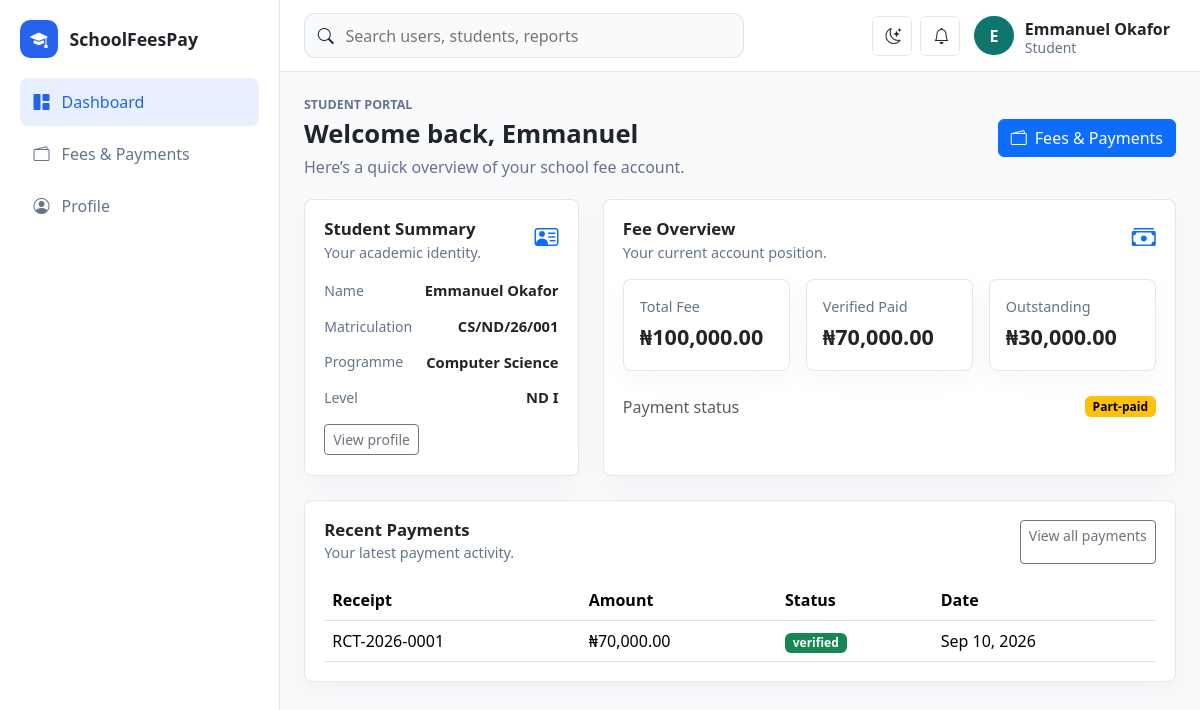
The page /schoolfeespay/dashboard (signed in) on the database its author committed.
### tables this page shows
CREATE TABLE students (
    id BIGINT UNSIGNED AUTO_INCREMENT PRIMARY KEY,
    user_id BIGINT UNSIGNED NULL UNIQUE,
    class_stream_id BIGINT UNSIGNED NULL,
    department_id BIGINT UNSIGNED NULL,
    admission_no VARCHAR(60) NULL UNIQUE,
    matriculation_no VARCHAR(60) NULL UNIQUE,
    first_name VARCHAR(100) NOT NULL,
    other_name VARCHAR(100) NULL,
    last_name VARCHAR(100) NOT NULL,
    email VARCHAR(190) NULL,
    phone VARCHAR(40) NULL,
    date_of_birth DATE NULL,
    gender ENUM('male', 'female', 'other') NOT NULL,
    nationality VARCHAR(80) NULL,
    religion VARCHAR(80) NULL,
    programme VARCHAR(120) NULL,
    level VARCHAR(50) NULL,
    academic_session VARCHAR(20) NULL,
    medical_notes TEXT NULL,
    emergency_contact VARCHAR(120) NULL,
    previous_school VARCHAR(160) NULL,
    status ENUM('pending', 'active', 'rejected', 'transferred', 'graduated', 'suspended', 'inactive') NOT NULL DEFAULT 'pending',
    created_at TIMESTAMP DEFAULT CURRENT_TIMESTAMP,
    updated_at TIMESTAMP DEFAULT CURRENT_TIMESTAMP ON UPDATE CURRENT_TIMESTAMP,
    INDEX idx_students_class_status (class_stream_id, status),
    CONSTRAINT fk_students_user FOREIGN KEY (user_id) REFERENCES users(id) ON DELETE SET NULL,
    CONSTRAINT fk_students_class FOREIGN KEY (class_stream_id) REFERENCES class_streams(id) ON DELETE SET NULL,
    CONSTRAINT fk_students_department FOREIGN KEY (department_id) REFERENCES departments(id) ON DELETE SET NULL
);

CREATE TABLE fee_payments (
    id BIGINT UNSIGNED AUTO_INCREMENT PRIMARY KEY,
    invoice_id BIGINT UNSIGNED NOT NULL,
    receipt_no VARCHAR(80) NOT NULL UNIQUE,
    amount_paid DECIMAL(12,2) NOT NULL,
    payment_method ENUM('cash', 'bank', 'card') NOT NULL,
    payment_reference VARCHAR(120) NULL,
    payment_status ENUM('pending', 'verified', 'rejected') NOT NULL DEFAULT 'pending',
    received_by BIGINT UNSIGNED NULL,
    verified_by BIGINT UNSIGNED NULL,
    paid_at TIMESTAMP DEFAULT CURRENT_TIMESTAMP,
    verified_at TIMESTAMP NULL,
    INDEX idx_fee_payments_invoice (invoice_id),
    CONSTRAINT fk_fee_payments_invoice FOREIGN KEY (invoice_id) REFERENCES fee_invoices(id),
    CONSTRAINT fk_fee_payments_user FOREIGN KEY (received_by) REFERENCES users(id) ON DELETE SET NULL,
    CONSTRAINT fk_fee_payments_verified_user FOREIGN KEY (verified_by) REFERENCES users(id) ON DELETE SET NULL
);

### app/Core/View.php (called while the page is built, shortened)
<?php
final class View
{
    public static function render(string $view, array $data = [], string $layout = 'app'): void
    {
        extract($data, EXTR_SKIP);
        $viewFile = dirname(__DIR__) . "/Views/{$view}.php";
        require $viewFile;
    }
}

### app/Core/Router.php (called while the page is built, shortened)
<?php
final class Router
{
    private array $routes = [];
    public function get(string $path, array $handler): void
    {
        $this->routes['GET'][$this->normalize($path)] = $handler;
    }
    public function post(string $path, array $handler): void
    {
        $this->routes['POST'][$this->normalize($path)] = $handler;
    }
    public function dispatch(): void
    {
        $method = Request::method();
        $path = Request::path();
        $handler = $this->routes[$method][$path] ?? null;
        [$class, $action] = $handler;
        (new $class())->{$action}();
    }
    private function normalize(string $path): string
    {
        return '/' . trim($path, '/');
    }
}

### public/index.php (called while the page is built, shortened)
<?php
spl_autoload_register(function (string $class): void {
    $prefix = 'App\\';
    $relative = str_replace('\\', '/', substr($class, strlen($prefix)));
    $file = dirname(__DIR__) . '/app/' . $relative . '.php';
});
require dirname(__DIR__) . '/app/Core/helpers.php';
$config = require dirname(__DIR__) . '/config/app.php';
$router = new Router();
$router->get('/', [DashboardController::class, 'index']);
$router->get('/login', [AuthController::class, 'showLogin']);
$router->post('/login', [AuthController::class, 'login']);
$router->post('/logout', [AuthController::class, 'logout']);
$router->get('/dashboard', [DashboardController::class, 'index']);
$router->get('/profile', [StudentController::class, 'profile']);
$router->get('/users', [UserController::class, 'index']);
$router->get('/users/create', [UserController::class, 'create']);
$router->post('/users', [UserController::class, 'store']);
$router->get('/users/edit', [UserController::class, 'edit']);
$router->post('/users/update', [UserController::class, 'update']);
$router->post('/users/delete', [UserController::class, 'destroy']);
$router->get('/register', [StudentController::class, 'register']);
$router->post('/register', [StudentController::class, 'storeRegistration']);
$router->get('/students', [StudentController::class, 'index']);
$router->get('/students/create', [StudentController::class, 'create']);
$router->post('/students', [StudentController::class, 'store']);
$router->get('/students/edit', [StudentController::class, 'edit']);
$router->post('/students/update', [StudentController::class, 'update']);
$router->post('/students/delete', [StudentController::class, 'destroy']);
$router->get('/students/pending', [StudentController::class, 'pending']);
$router->post('/students/approve', [StudentController::class, 'approve']);
$router->post('/students/reject', [StudentController::class, 'reject']);
$router->get('/teachers', [TeacherController::class, 'index']);
$router->get('/teachers/create', [TeacherController::class, 'create']);
$router->post('/teachers', [TeacherController::class, 'store']);
$router->get('/teachers/edit', [TeacherController::class, 'edit']);
$router->post('/teachers/update', [TeacherController::class, 'update']);
$router->post('/teachers/delete', [TeacherController::class, 'destroy']);
$router->get('/parents', [ParentController::class, 'index']);
$router->get('/parents/create', [ParentController::class, 'create']);
$router->post('/parents', [ParentController::class, 'store']);
$router->get('/parents/edit', [ParentController::class, 'edit']);
$router->post('/parents/update', [ParentController::class, 'update']);
$router->post('/parents/delete', [ParentController::class, 'destroy']);
$router->get('/classes', [ClassController::class, 'index']);
$router->get('/classes/create', [ClassController::class, 'create']);
$router->post('/classes', [ClassController::class, 'store']);
$router->get('/classes/edit', [ClassController::class, 'edit']);
$router->post('/classes/update', [ClassController::class, 'update']);
$router->post('/classes/delete', [ClassController::class, 'destroy']);
$router->get('/fees', [FeeController::class, 'index']);
$router->get('/fees/receipt', [FeeController::class, 'receipt']);
$router->post('/fees/invoice', [FeeController::class, 'invoice']);
$router->post('/fees/payment', [FeeController::class, 'payment']);
$router->post('/fees/verify', [FeeController::class, 'verify']);
$router->dispatch();

### app/Core/Auth.php (called while the page is built, shortened)
<?php
final class Auth
{
    public static function user(): ?array
    {
        return $_SESSION['user'] ?? null;
    }
}

### config/database.php (called while the page is built)
<?php
return [
    'host' => '127.0.0.1',
    'port' => '3306',
    'database' => 'schoolfeespay',
    'username' => 'root',
    'password' => '',
    'charset' => 'utf8mb4',
];

### app/Core/Database.php (called while the page is built, shortened)
<?php
final class Database
{
    private static ?PDO $connection = null;
    public static function connection(): PDO
    {
        if (self::$connection !== null) {
            return self::$connection;
        }
        $config = require dirname(__DIR__, 2) . '/config/database.php';
        $dsn = sprintf(
            'mysql:host=%s;port=%s;dbname=%s;charset=%s',
            $config['host'],
            $config['port'],
            $config['database'],
            $config['charset']
        );
        try {
            self::$connection = new PDO($dsn, $config['username'], $config['password'], [
                PDO::ATTR_ERRMODE => PDO::ERRMODE_EXCEPTION,
                PDO::ATTR_DEFAULT_FETCH_MODE => PDO::FETCH_ASSOC,
                PDO::ATTR_EMULATE_PREPARES => false,
            ]);
        } catch (PDOException $exception) {
            http_response_code(500);
            exit('Database connection failed. Check config/database.php and import database/schema.sql.');
        }
        return self::$connection;
    }
}

### app/Models/Student.php (called while the page is built, shortened)
<?php
final class Student
{
    public static function findByUserId(int $userId): ?array
    {
        $stmt = Database::connection()->prepare('SELECT * FROM students WHERE user_id = :user_id LIMIT 1');
        $stmt->execute(['user_id' => $userId]);
        $student = $stmt->fetch();
        $links = Database::connection()->prepare('SELECT parent_id FROM student_parent WHERE student_id = :id');
        $links->execute(['id' => (int)$student['id']]);
        $student['parent_ids'] = array_column($links->fetchAll(), 'parent_id');
        return $student;
    }
}

### app/Core/helpers.php (called while the page is built, shortened)
<?php
function app_config(string $key, mixed $default = null): mixed
{
    static $config = null;
    $config ??= require dirname(__DIR__, 2) . '/config/app.php';
    return $config[$key] ?? $default;
}
function url(string $path = ''): string
{
    return rtrim(app_config('base_url'), '/') . '/' . ltrim($path, '/');
}
function e(mixed $value): string
{
    return htmlspecialchars((string)$value, ENT_QUOTES, 'UTF-8');
}

### config/app.php (called while the page is built)
<?php
return [
    'name' => 'SchoolFeesPay',
    'base_url' => '/schoolfeespay',
    'timezone' => 'Africa/Lagos',
    'session_name' => 'schoolfeespay_session',
    'debug' => true,
];

### app/Models/Fee.php (called while the page is built, shortened)
<?php
final class Fee
{
    public static function studentSummary(int $studentId): array
    {
        $pdo = Database::connection();
        $studentId = (int)$studentId;
        $totalFee = (float)$pdo->query('SELECT COALESCE(SUM(amount), 0) FROM fee_invoices WHERE student_id = ' . $studentId)->fetchColumn();
        $verified = (float)$pdo->query('SELECT COALESCE(SUM(fp.amount_paid), 0)
            FROM fee_payments fp
            JOIN fee_invoices fi ON fi.id = fp.invoice_id
            WHERE fi.student_id = ' . $studentId . ' AND fp.payment_status = "verified"')->fetchColumn();
        $outstanding = max(0.0, $totalFee - $verified);
        if ($totalFee <= 0) {
            $status = 'Pending';
        } elseif ($verified >= $totalFee) {
            $status = 'Paid';
        } elseif ($verified > 0) {
            $status = 'Part-paid';
        } else {
            $status = 'Pending';
        }
        return [
            'total_fee' => $totalFee,
            'verified_amount' => $verified,
            'outstanding_balance' => $outstanding,
            'status' => $status,
        ];
    }
    public static function studentPayments(int $studentId): array
    {
        $stmt = Database::connection()->prepare(
            'SELECT fp.*, fi.invoice_no, fi.amount, fi.description, fi.due_date
             FROM fee_payments fp
             JOIN fee_invoices fi ON fi.id = fp.invoice_id
             WHERE fi.student_id = :student_id
             ORDER BY fp.paid_at DESC'
        );
        $stmt->execute(['student_id' => $studentId]);
        return $stmt->fetchAll();
    }
}

### app/Views/dashboard/student.php (the view)
<div class="page-heading">
    <div>
        <p class="eyebrow">Student portal</p>
        <h1>Welcome back, <?= e($student['first_name'] ?? 'Student') ?></h1>
        <p class="page-subtitle">Here’s a quick overview of your school fee account.</p>
    </div>
    <a class="btn btn-primary" href="<?= e(url('/fees')) ?>"><i class="bi bi-wallet2 me-2"></i>Fees & Payments</a>
</div>
<?php if (!$student): ?>
    <section class="panel">
        <p class="mb-0 text-muted">Your student profile is not available yet.</p>
    </section>
<?php else: ?>
    <section class="row g-4">
        <div class="col-xl-4">
            <section class="panel h-100">
                <div class="panel-header"><div><h2>Student Summary</h2><p>Your academic identity.</p></div><i class="bi bi-person-vcard text-primary fs-4"></i></div>
                <ul class="summary-list mb-3">
                    <li><span>Name</span><strong><?= e(trim($student['first_name'] . ' ' . ($student['other_name'] ? $student['other_name'] . ' ' : '') . $student['last_name'])) ?></strong></li>
                    <li><span>Matriculation</span><strong><?= e($student['matriculation_no'] ?? 'Pending') ?></strong></li>
                    <li><span>Programme</span><strong><?= e($student['programme'] ?? '—') ?></strong></li>
                    <li><span>Level</span><strong><?= e($student['level'] ?? '—') ?></strong></li>
                </ul>
                <a class="btn btn-outline-secondary btn-sm" href="<?= e(url('/profile')) ?>">View profile</a>
            </section>
        </div>
        <div class="col-xl-8">
            <section class="panel h-100">
                <div class="panel-header"><div><h2>Fee Overview</h2><p>Your current account position.</p></div><i class="bi bi-cash-stack text-primary fs-4"></i></div>
                <div class="row g-3">
                    <div class="col-md-4"><div class="metric-card small"><p>Total Fee</p><strong>₦<?= number_format((float)$summary['total_fee'], 2) ?></strong></div></div>
                    <div class="col-md-4"><div class="metric-card small"><p>Verified Paid</p><strong>₦<?= number_format((float)$summary['verified_amount'], 2) ?></strong></div></div>
                    <div class="col-md-4"><div class="metric-card small"><p>Outstanding</p><strong>₦<?= number_format((float)$summary['outstanding_balance'], 2) ?></strong></div></div>
                </div>
                <div class="status-line mt-4"><span class="text-muted">Payment status</span><span class="badge text-bg-<?= $summary['status'] === 'Paid' ? 'success' : ($summary['status'] === 'Part-paid' ? 'warning' : 'secondary') ?>"><?= e($summary['status']) ?></span></div>
            </section>
        </div>
    </section>
    <section class="panel mt-4">
        <div class="panel-header"><div><h2>Recent Payments</h2><p>Your latest payment activity.</p></div><a class="btn btn-outline-secondary btn-sm" href="<?= e(url('/fees')) ?>">View all payments</a></div>
        <?php if ($payments === []): ?>
            <div class="empty-state"><i class="bi bi-receipt"></i><strong>No payments yet</strong><span>Your payment history will appear here after you make a payment.</span></div>
        <?php else: ?>
        <div class="table-responsive">
            <table class="table align-middle mb-0">
                <thead>
                    <tr>
                        <th>Receipt</th>
                        <th>Amount</th>
                        <th>Status</th>
                        <th>Date</th>
                    </tr>
                </thead>
                <tbody>
                    <?php foreach (array_slice($payments, 0, 3) as $payment): ?>
                        <tr>
                            <td><?= e($payment['receipt_no']) ?></td>
                            <td>₦<?= number_format((float)$payment['amount_paid'], 2) ?></td>
                            <td><span class="badge text-bg-<?= $payment['payment_status'] === 'verified' ? 'success' : ($payment['payment_status'] === 'rejected' ? 'danger' : 'warning') ?>"><?= e($payment['payment_status']) ?></span></td>
                            <td><?= e(date('M j, Y', strtotime($payment['paid_at']))) ?></td>
                        </tr>
                    <?php endforeach; ?>
                </tbody>
            </table>
        </div>
        <?php endif; ?>
    </section>
<?php endif; ?>

### rows shown on the page
students: first_name "Emmanuel", first_name+other_name+last_name "Emmanuel Okafor", matriculation_no "CS/ND/26/001", programme "Computer Science", level "ND I"
fee_payments: receipt_no "RCT-2026-0001", amount_paid "70,000.00", payment_status "verified", paid_at "Sep 10, 2026"

### other values the page prints
app_config('name') "SchoolFeesPay"
substr(current_user()['name'] ?? 'U', 0, 1) "E"
current_user()['name'] "Emmanuel Okafor"
current_user()['role'] "Student"
$summary['total_fee'] "100,000.00"
$summary['verified_amount'] "70,000.00"
$summary['outstanding_balance'] "30,000.00"
$summary['status'] "Part-paid"
